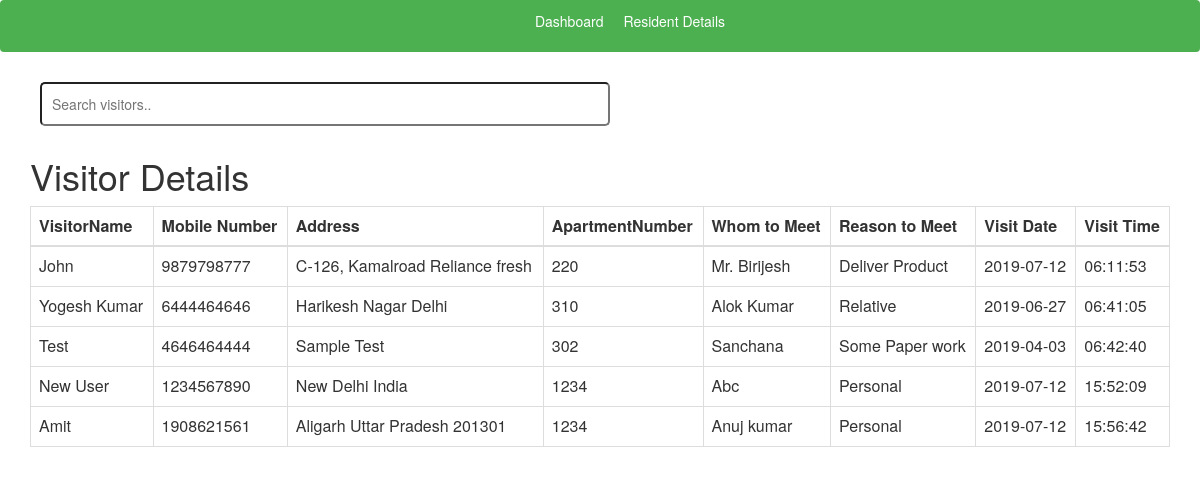
The app's page /visitors.php with its own data.
### tables this page shows
CREATE TABLE IF NOT EXISTS `visitor` (
  `ID` int(5) NOT NULL AUTO_INCREMENT,
  `VisitorName` varchar(120) DEFAULT NULL,
  `MobileNumber` bigint(11) DEFAULT NULL,
  `Address` varchar(250) DEFAULT NULL,
  `ApartmentNumber` varchar(120) NOT NULL,
  `WhomtoMeet` varchar(120) DEFAULT NULL,
  `ReasontoMeet` varchar(120) DEFAULT NULL,
  `VisitDate` DATE NOT NULL,
  `VisitTime` TIME NOT NULL,
  `Status` ENUM('Inside', 'Outside') NOT NULL DEFAULT 'Outside',
  PRIMARY KEY (`ID`)
);

### visitors.php (the view, shortened to what this page needs)
<?php
    include ('connect.php');
    $query = "SELECT VisitorName, MobileNumber, Address, ApartmentNumber, WhomtoMeet, ReasontoMeet, VisitDate, VisitTime FROM visitor";
    $result = mysqli_query($conn, $query);
    if (mysqli_num_rows($result) > 0) {
        $rows = array();
        while ($row = mysqli_fetch_assoc($result)) {
            $rows[] = $row;
        }
    } else {
        echo json_encode(array('error' => 'No visitor details found.'));
    }
?>
<html>
    <head>
        <link rel="stylesheet" href="https://maxcdn.bootstrapcdn.com/bootstrap/3.4.1/css/bootstrap.min.css">
    </head>
    <body>
        <nav class="navbar">
            <ul class="nav-links">
                <li><a href="http://localhost/login-final/homepage.html">Dashboard</a></li>
                <li><a href="http://localhost/login-final/get_owner_details.php">Resident Details</a></li>
            </ul>
        </nav>
        <div class="container">
            <input id="searchbar"
                   onkeyup="search()"
                   type="text" name="search"
                   placeholder="Search visitors..">
        </div>
        <div class="container">
            <div class="row">
                <div class="col-sm-12">
                    <h1>Visitor Details</h1>
                </div>
            </div>
            <div class="row">
                <div class="col-sm-12">
                    <table class="table table-bordered">
                        <thead>
                            <tr>
                                <th>VisitorName</th>
                                <th>Mobile Number</th>
                                <th>Address</th>
                                <th>ApartmentNumber</th>
                                <th>Whom to Meet</th>
                                <th>Reason to Meet</th>
                                <th>Visit Date</th>
                                <th>Visit Time</th>
                            </tr>
                        </thead>
                        <tbody>
                            <?php
                                foreach ($rows as $row) {
                                    echo "<tr>";
                                    echo "<td>". $row["VisitorName"]. "</td>";
                                    echo "<td>". $row["MobileNumber"]. "</td>";
                                    echo "<td>". $row["Address"]. "</td>";
                                    echo "<td>". $row["ApartmentNumber"]. "</td>";
                                    echo "<td>". $row["WhomtoMeet"]. "</td>";
                                    echo "<td>". $row["ReasontoMeet"]. "</td>";
                                    echo "<td>". $row["VisitDate"]. "</td>";
                                    echo "<td>". $row["VisitTime"]. "</td>";
                                    echo "</tr>";
                                }
                           ?>
                        </tbody>
                    </table>
                </div>
            </div>
        </div>
    </body>
</html>

### visitors.php (style rules this page uses)
.navbar { background-color: #4CAF50; color: #fff; padding: 10px 20px; display: flex; justify-content: space-between; }
.nav-links { display: flex; list-style-type: none; }
.nav-links li { margin-left: 20px; }
.nav-links a { text-decoration: none; color: #fff; }
#searchbar { margin: 10px; padding: 10px; border-radius: 5px; width: 50%; box-sizing: border-box; }

### records on screen
visitor: VisitorName "John", MobileNumber "9879798777", Address "C-126, Kamalroad Reliance fresh", ApartmentNumber "220", WhomtoMeet "Mr. Birijesh", ReasontoMeet "Deliver Product", VisitDate "2019-07-12", VisitTime "06:11:53"
visitor: VisitorName "Yogesh Kumar", MobileNumber "6444464646", Address "Harikesh Nagar Delhi", ApartmentNumber "310", WhomtoMeet "Alok Kumar", ReasontoMeet "Relative", VisitDate "2019-06-27", VisitTime "06:41:05"
visitor: VisitorName "Test", MobileNumber "4646464444", Address "Sample Test", ApartmentNumber "302", WhomtoMeet "Sanchana", ReasontoMeet "Some Paper work", VisitDate "2019-04-03", VisitTime "06:42:40"
visitor: VisitorName "New User", MobileNumber "1234567890", Address "New Delhi India", ApartmentNumber "1234", WhomtoMeet "Abc", ReasontoMeet "Personal", VisitDate "2019-07-12", VisitTime "15:52:09"
visitor: VisitorName "Amit", MobileNumber "1908621561", Address "Aligarh Uttar Pradesh 201301", ApartmentNumber "1234", WhomtoMeet "Anuj kumar", ReasontoMeet "Personal", VisitDate "2019-07-12", VisitTime "15:56:42"
